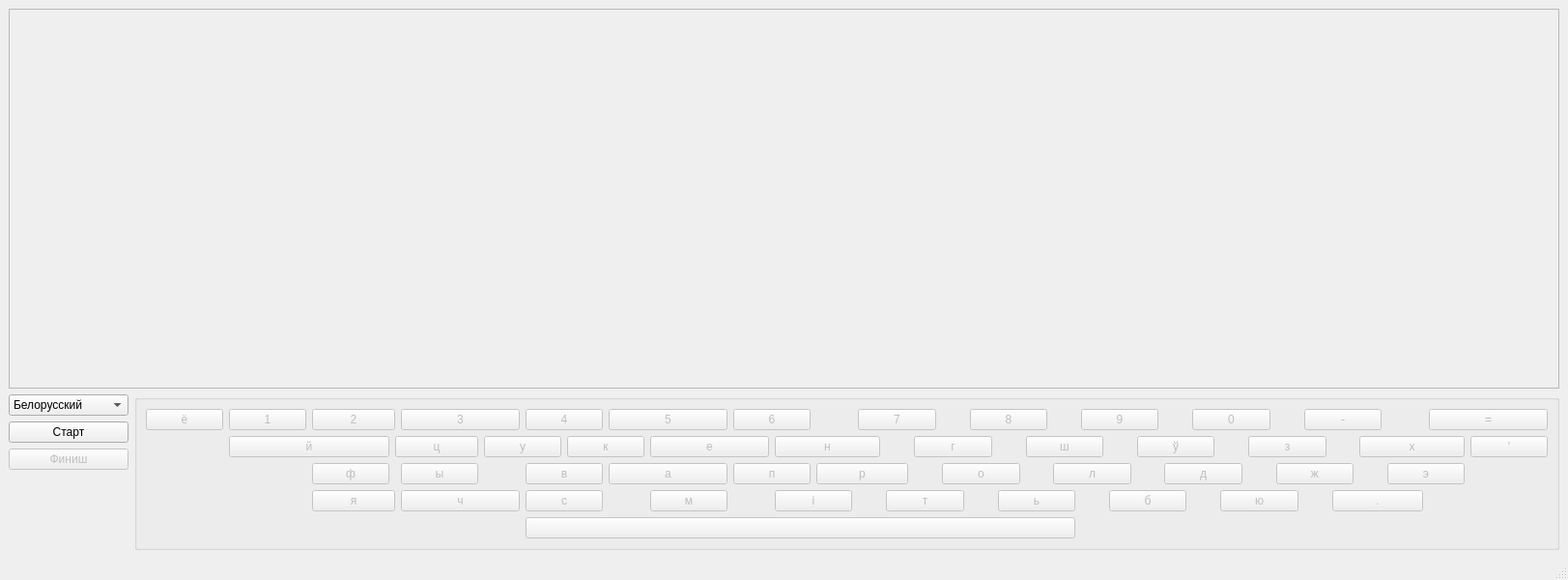
<?xml version="1.0" encoding="UTF-8"?>
<ui version="4.0">
 <class>MainWindow</class>
 <widget class="QMainWindow" name="MainWindow">
  <property name="geometry">
   <rect>
    <x>0</x>
    <y>0</y>
    <width>1623</width>
    <height>600</height>
   </rect>
  </property>
  <property name="windowTitle">
   <string>MainWindow</string>
  </property>
  <widget class="QWidget" name="centralwidget">
   <layout class="QGridLayout" name="gridLayout_2">
    <item row="1" column="0">
     <widget class="QComboBox" name="comboBox">
      <property name="focusPolicy">
       <enum>Qt::NoFocus</enum>
      </property>
      <item>
       <property name="text">
        <string>Белорусский</string>
       </property>
      </item>
      <item>
       <property name="text">
        <string>Немецкий</string>
       </property>
      </item>
      <item>
       <property name="text">
        <string>Французский</string>
       </property>
      </item>
      <item>
       <property name="text">
        <string>Арабский</string>
       </property>
      </item>
      <item>
       <property name="text">
        <string>Иврит</string>
       </property>
      </item>
      <item>
       <property name="text">
        <string>Китайский</string>
       </property>
      </item>
     </widget>
    </item>
    <item row="5" column="0">
     <layout class="QVBoxLayout" name="verticalLayout"/>
    </item>
    <item row="0" column="0" colspan="2">
     <widget class="QTextEdit" name="textEdit">
      <property name="enabled">
       <bool>false</bool>
      </property>
      <property name="font">
       <font>
        <pointsize>20</pointsize>
       </font>
      </property>
      <property name="tabChangesFocus">
       <bool>false</bool>
      </property>
     </widget>
    </item>
    <item row="2" column="0">
     <widget class="QPushButton" name="pushButton">
      <property name="focusPolicy">
       <enum>Qt::NoFocus</enum>
      </property>
      <property name="text">
       <string>Старт</string>
      </property>
     </widget>
    </item>
    <item row="1" column="1" rowspan="4">
     <widget class="QGroupBox" name="groupBox">
      <property name="enabled">
       <bool>false</bool>
      </property>
      <property name="title">
       <string/>
      </property>
      <layout class="QGridLayout" name="gridLayout">
       <item row="0" column="2" colspan="2">
        <widget class="QPushButton" name="pushButton3">
         <property name="text">
          <string>2</string>
         </property>
        </widget>
       </item>
       <item row="2" column="10" colspan="2">
        <widget class="QPushButton" name="pushButton30">
         <property name="text">
          <string>п</string>
         </property>
        </widget>
       </item>
       <item row="3" column="22" colspan="3">
        <widget class="QPushButton" name="pushButton44">
         <property name="text">
          <string>б</string>
         </property>
        </widget>
       </item>
       <item row="3" column="2" colspan="2">
        <widget class="QPushButton" name="pushButton37">
         <property name="text">
          <string>я</string>
         </property>
        </widget>
       </item>
       <item row="1" column="3" colspan="2">
        <widget class="QPushButton" name="pushButton15">
         <property name="text">
          <string>ц</string>
         </property>
        </widget>
       </item>
       <item row="0" column="4" colspan="2">
        <widget class="QPushButton" name="pushButton4">
         <property name="font">
          <font>
           <hintingpreference>PreferDefaultHinting</hintingpreference>
          </font>
         </property>
         <property name="text">
          <string>3</string>
         </property>
        </widget>
       </item>
       <item row="0" column="6" colspan="2">
        <widget class="QPushButton" name="pushButton5">
         <property name="text">
          <string>4</string>
         </property>
        </widget>
       </item>
       <item row="3" column="18" colspan="3">
        <widget class="QPushButton" name="pushButton43">
         <property name="text">
          <string>ь</string>
         </property>
        </widget>
       </item>
       <item row="0" column="13" colspan="3">
        <widget class="QPushButton" name="pushButton8">
         <property name="text">
          <string>7</string>
         </property>
        </widget>
       </item>
       <item row="2" column="20" colspan="3">
        <widget class="QPushButton" name="pushButton33">
         <property name="text">
          <string>л</string>
         </property>
        </widget>
       </item>
       <item row="3" column="26" colspan="3">
        <widget class="QPushButton" name="pushButton45">
         <property name="text">
          <string>ю</string>
         </property>
        </widget>
       </item>
       <item row="0" column="21" colspan="3">
        <widget class="QPushButton" name="pushButton10">
         <property name="text">
          <string>9</string>
         </property>
        </widget>
       </item>
       <item row="0" column="25" colspan="3">
        <widget class="QPushButton" name="pushButton11">
         <property name="text">
          <string>0</string>
         </property>
        </widget>
       </item>
       <item row="0" column="10" colspan="2">
        <widget class="QPushButton" name="pushButton7">
         <property name="text">
          <string>6</string>
         </property>
        </widget>
       </item>
       <item row="1" column="31" colspan="3">
        <widget class="QPushButton" name="pushButton24">
         <property name="text">
          <string>х</string>
         </property>
        </widget>
       </item>
       <item row="3" column="14" colspan="3">
        <widget class="QPushButton" name="pushButton42">
         <property name="text">
          <string>т</string>
         </property>
        </widget>
       </item>
       <item row="1" column="27" colspan="3">
        <widget class="QPushButton" name="pushButton23">
         <property name="text">
          <string>з</string>
         </property>
        </widget>
       </item>
       <item row="2" column="4">
        <widget class="QPushButton" name="pushButton27">
         <property name="text">
          <string>ы</string>
         </property>
        </widget>
       </item>
       <item row="2" column="8" colspan="2">
        <widget class="QPushButton" name="pushButton29">
         <property name="text">
          <string>а</string>
         </property>
        </widget>
       </item>
       <item row="2" column="24" colspan="3">
        <widget class="QPushButton" name="pushButton34">
         <property name="text">
          <string>д</string>
         </property>
        </widget>
       </item>
       <item row="1" column="1" colspan="2">
        <widget class="QPushButton" name="pushButton14">
         <property name="text">
          <string>й</string>
         </property>
        </widget>
       </item>
       <item row="2" column="16" colspan="3">
        <widget class="QPushButton" name="pushButton32">
         <property name="text">
          <string>о</string>
         </property>
        </widget>
       </item>
       <item row="0" column="8" colspan="2">
        <widget class="QPushButton" name="pushButton6">
         <property name="text">
          <string>5</string>
         </property>
        </widget>
       </item>
       <item row="2" column="32" colspan="2">
        <widget class="QPushButton" name="pushButton36">
         <property name="text">
          <string>э</string>
         </property>
        </widget>
       </item>
       <item row="1" column="11" colspan="3">
        <widget class="QPushButton" name="pushButton19">
         <property name="text">
          <string>н</string>
         </property>
        </widget>
       </item>
       <item row="3" column="9">
        <widget class="QPushButton" name="pushButton40">
         <property name="text">
          <string>м</string>
         </property>
        </widget>
       </item>
       <item row="2" column="12" colspan="3">
        <widget class="QPushButton" name="pushButton31">
         <property name="text">
          <string>р</string>
         </property>
        </widget>
       </item>
       <item row="0" column="33" colspan="2">
        <widget class="QPushButton" name="pushButton13">
         <property name="text">
          <string>=</string>
         </property>
        </widget>
       </item>
       <item row="1" column="9" colspan="2">
        <widget class="QPushButton" name="pushButton18">
         <property name="text">
          <string>е</string>
         </property>
        </widget>
       </item>
       <item row="3" column="11" colspan="2">
        <widget class="QPushButton" name="pushButton41">
         <property name="text">
          <string>і</string>
         </property>
        </widget>
       </item>
       <item row="4" column="6" colspan="15">
        <widget class="QPushButton" name="pushButton47">
         <property name="text">
          <string/>
         </property>
        </widget>
       </item>
       <item row="1" column="34">
        <widget class="QPushButton" name="pushButton25">
         <property name="text">
          <string>'</string>
         </property>
        </widget>
       </item>
       <item row="3" column="6" colspan="2">
        <widget class="QPushButton" name="pushButton39">
         <property name="text">
          <string>с</string>
         </property>
        </widget>
       </item>
       <item row="0" column="17" colspan="3">
        <widget class="QPushButton" name="pushButton9">
         <property name="text">
          <string>8</string>
         </property>
        </widget>
       </item>
       <item row="0" column="1">
        <widget class="QPushButton" name="pushButton2">
         <property name="enabled">
          <bool>false</bool>
         </property>
         <property name="text">
          <string>1</string>
         </property>
        </widget>
       </item>
       <item row="0" column="29" colspan="3">
        <widget class="QPushButton" name="pushButton12">
         <property name="text">
          <string>-</string>
         </property>
        </widget>
       </item>
       <item row="1" column="5" colspan="2">
        <widget class="QPushButton" name="pushButton16">
         <property name="text">
          <string>у</string>
         </property>
        </widget>
       </item>
       <item row="2" column="6" colspan="2">
        <widget class="QPushButton" name="pushButton28">
         <property name="text">
          <string>в</string>
         </property>
        </widget>
       </item>
       <item row="0" column="0">
        <widget class="QPushButton" name="pushButton1">
         <property name="enabled">
          <bool>false</bool>
         </property>
         <property name="text">
          <string>ё</string>
         </property>
        </widget>
       </item>
       <item row="3" column="4" colspan="2">
        <widget class="QPushButton" name="pushButton38">
         <property name="text">
          <string>ч</string>
         </property>
        </widget>
       </item>
       <item row="1" column="15" colspan="3">
        <widget class="QPushButton" name="pushButton20">
         <property name="text">
          <string>г</string>
         </property>
        </widget>
       </item>
       <item row="1" column="23" colspan="3">
        <widget class="QPushButton" name="pushButton22">
         <property name="text">
          <string>ў</string>
         </property>
        </widget>
       </item>
       <item row="1" column="19" colspan="3">
        <widget class="QPushButton" name="pushButton21">
         <property name="text">
          <string>ш</string>
         </property>
        </widget>
       </item>
       <item row="1" column="7" colspan="2">
        <widget class="QPushButton" name="pushButton17">
         <property name="text">
          <string>к</string>
         </property>
        </widget>
       </item>
       <item row="2" column="2">
        <widget class="QPushButton" name="pushButton26">
         <property name="text">
          <string>ф</string>
         </property>
        </widget>
       </item>
       <item row="2" column="28" colspan="3">
        <widget class="QPushButton" name="pushButton35">
         <property name="text">
          <string>ж</string>
         </property>
        </widget>
       </item>
       <item row="3" column="30" colspan="3">
        <widget class="QPushButton" name="pushButton46">
         <property name="text">
          <string>.</string>
         </property>
        </widget>
       </item>
      </layout>
     </widget>
    </item>
    <item row="4" column="0">
     <layout class="QVBoxLayout" name="verticalLayout_2"/>
    </item>
    <item row="3" column="0">
     <widget class="QPushButton" name="pushButton_2">
      <property name="enabled">
       <bool>false</bool>
      </property>
      <property name="focusPolicy">
       <enum>Qt::NoFocus</enum>
      </property>
      <property name="text">
       <string>Финиш</string>
      </property>
     </widget>
    </item>
   </layout>
  </widget>
  <widget class="QMenuBar" name="menubar">
   <property name="geometry">
    <rect>
     <x>0</x>
     <y>0</y>
     <width>1623</width>
     <height>22</height>
    </rect>
   </property>
  </widget>
  <widget class="QStatusBar" name="statusbar"/>
 </widget>
 <resources/>
 <connections/>
</ui>
